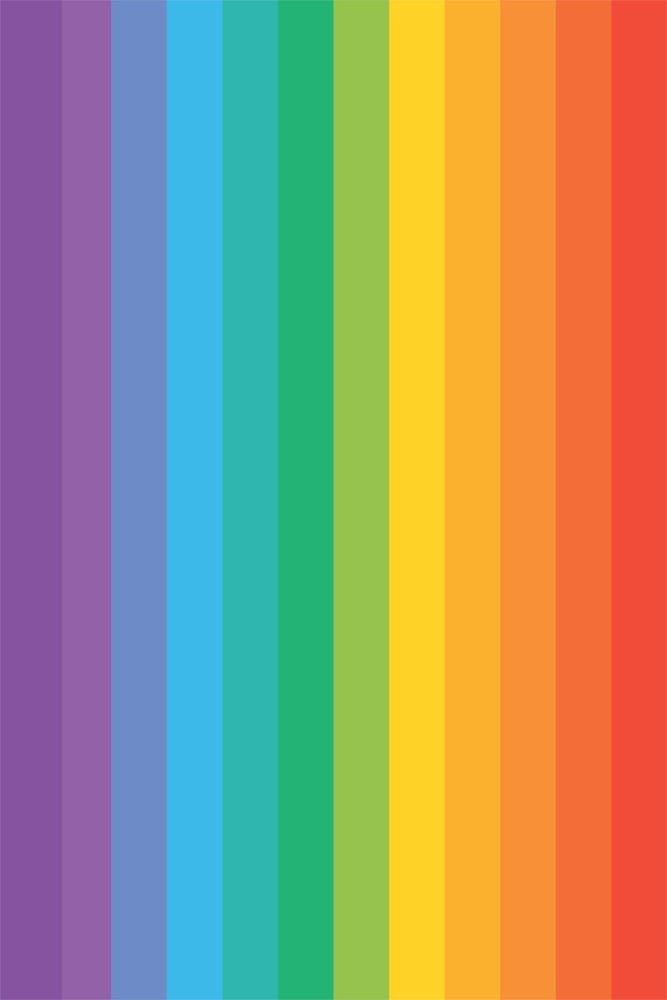
#> input picture Assets/ConnectionTest/testRainbow/rainbow.jpg, 667 x 1000 px, shrunk from 1280 x 1920 before the run, found by its file name
$ python testColorShift.py
#> lines starting #> are read from the running program, lines starting #| are printed output that depends on the picture
#> further down, original_image is the input picture: PIL image 667x1000 RGB; mean R, G, B 159.8, 147.9, 115.2
from PIL import Image
import numpy as np
import matplotlib.pyplot as plt
from skimage.color import rgb2hsv, hsv2rgb

def RGB_colorShift(image_path, target_color, shift_percentage):
    # Open the image
    img = Image.open(image_path)
    # Convert the image to a NumPy array
    img_array = np.array(img)
    # Normalize the color values to the range [0, 1]
    img_normalized = img_array / 255.0
    target_color_normalized = np.array(target_color) / 255.0
    # Calculate the difference between each pixel's color and the target color
    color_difference = target_color_normalized - img_normalized
    # Shift each pixel's color towards the target color by a certain percentage
    shifted_image_normalized = img_normalized + color_difference * shift_percentage
    # Clip the values to ensure they stay in the valid range [0, 1]
    shifted_image_normalized = np.clip(shifted_image_normalized, 0, 1)
    # Convert back to the original scale (0-255)
    shifted_image = (shifted_image_normalized * 255).astype(np.uint8)
    shifted_img = Image.fromarray(shifted_image)
    return shifted_img

def HSV_colorShift(image_path, target_color, shift_percentage):
#> called with image_path = '../testImages/testRainbow/rainbow.jpg', shift_percentage = 0.2
    img = Image.open(image_path)
    # Convert the image to a NumPy array
    img_array = np.array(img) / 255.0  # Normalize to the range [0, 1]
    # Convert RGB to HSV color space
    img_hsv = rgb2hsv(img_array)
#> img_hsv: shape (1000, 667, 3) float64; mean of channels 0, 1, 2 0.354, 0.684, 0.834
    # Shift the hue component towards red
    img_hsv[:,:,0] = (img_hsv[:,:,0] + shift_percentage) % 1.0
#> img_hsv: shape (1000, 667, 3) float64; mean of channels 0, 1, 2 0.554, 0.684, 0.834
    # Convert back to RGB color space
    shifted_image = hsv2rgb(img_hsv)
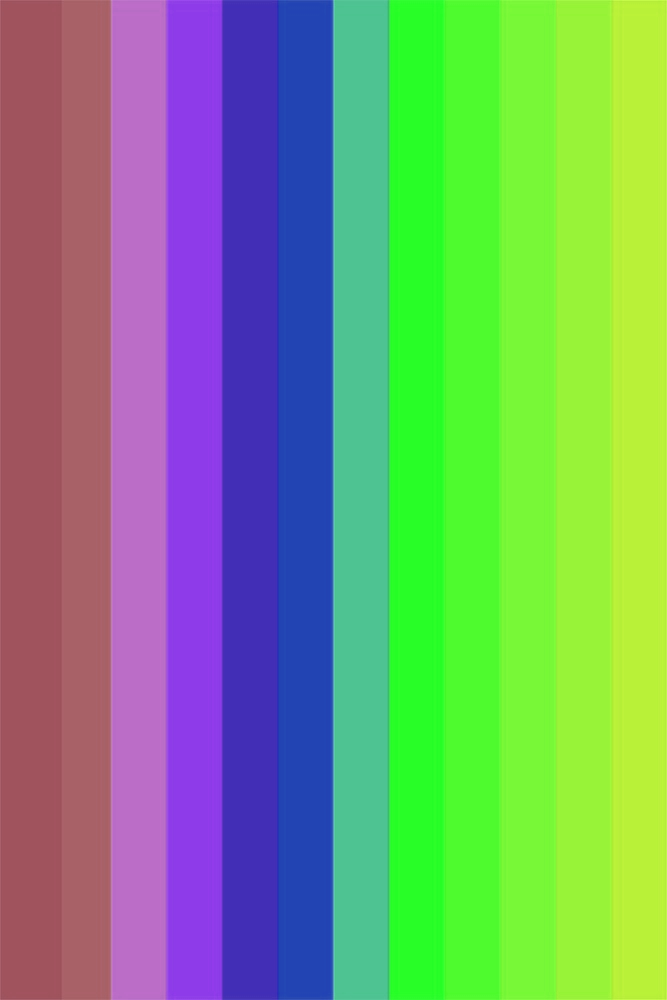
#> shifted_image: shape (1000, 667, 3) float64; mean R, G, B 0.463, 0.62, 0.454
    # Clip values to the valid range [0, 1]
    shifted_image = np.clip(shifted_image, 0, 1)
    # Create a new Pillow image from the shifted NumPy array
    shifted_img = Image.fromarray((shifted_image * 255).astype(np.uint8))
    return shifted_img


image_path = "../testImages/testRainbow/rainbow.jpg"  # Replace with the actual path to your image
target_color = [255, 0, 0]  # Red color
shift_percentage = 0.2  # Adjust as needed

original_image = Image.open(image_path)
shifted_image = HSV_colorShift(image_path, target_color, shift_percentage)

# Plot the original and shifted images side by side
fig, axes = plt.subplots(1, 2, figsize=(10, 5))

# Plot the original image
axes[0].imshow(np.array(original_image))
axes[0].set_title('Original Image')
axes[0].axis('off')

# Plot the shifted image
axes[1].imshow(np.array(shifted_image))
axes[1].set_title('Shifted Image')
axes[1].axis('off')

# Display the plot
plt.show()
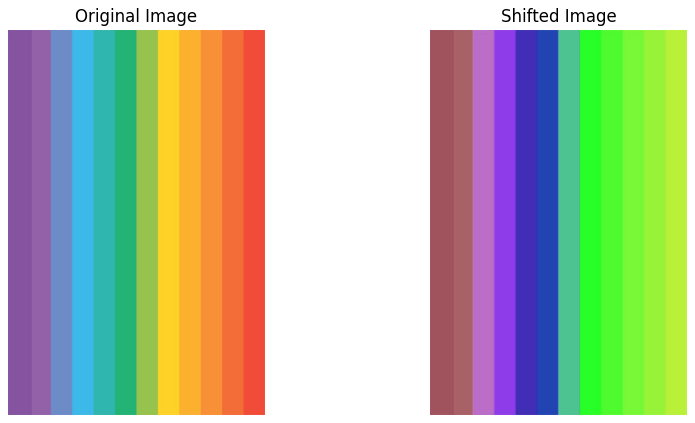
#> figure drawn by matplotlib, 2 panels
